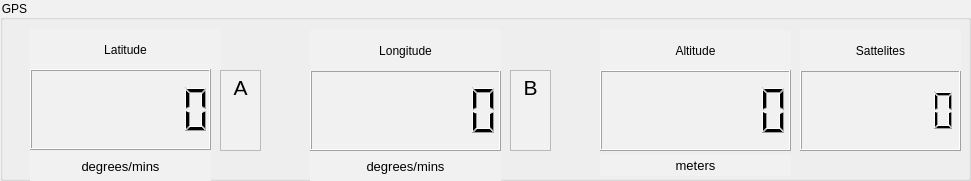
       <widget class="QGroupBox" name="groupBox_2">
        <property name="geometry">
         <rect>
          <x>550</x>
          <y>240</y>
          <width>971</width>
          <height>181</height>
         </rect>
        </property>
        <property name="styleSheet">
         <string notr="true">background-color: rgb(227, 227, 227);
background-color: rgb(241, 241, 241);
font: 87 9pt &quot;Segoe UI Black&quot;;</string>
        </property>
        <property name="title">
         <string>GPS</string>
        </property>
        <widget class="QLabel" name="label_7">
         <property name="geometry">
          <rect>
           <x>30</x>
           <y>29</y>
           <width>191</width>
           <height>41</height>
          </rect>
         </property>
         <property name="styleSheet">
          <string notr="true">font: 87 11pt &quot;Segoe UI Black&quot;;
font: 11pt &quot;MS Shell Dlg 2&quot;;</string>
         </property>
         <property name="text">
          <string>Latitude</string>
         </property>
         <property name="alignment">
          <set>Qt::AlignCenter</set>
         </property>
        </widget>
        <widget class="QLCDNumber" name="LongitudeLCD">
         <property name="geometry">
          <rect>
           <x>310</x>
           <y>70</y>
           <width>191</width>
           <height>81</height>
          </rect>
         </property>
         <property name="smallDecimalPoint">
          <bool>false</bool>
         </property>
         <property name="digitCount">
          <number>7</number>
         </property>
        </widget>
        <widget class="QLCDNumber" name="LatitudeLCD">
         <property name="geometry">
          <rect>
           <x>30</x>
           <y>69</y>
           <width>181</width>
           <height>81</height>
          </rect>
         </property>
         <property name="minimumSize">
          <size>
           <width>111</width>
           <height>31</height>
          </size>
         </property>
         <property name="autoFillBackground">
          <bool>false</bool>
         </property>
         <property name="smallDecimalPoint">
          <bool>false</bool>
         </property>
         <property name="digitCount">
          <number>7</number>
         </property>
         <property name="mode">
          <enum>QLCDNumber::Dec</enum>
         </property>
         <property name="segmentStyle">
          <enum>QLCDNumber::Filled</enum>
         </property>
        </widget>
        <widget class="QLabel" name="label_11">
         <property name="geometry">
          <rect>
           <x>310</x>
           <y>30</y>
           <width>191</width>
           <height>41</height>
          </rect>
         </property>
         <property name="styleSheet">
          <string notr="true">font: 87 11pt &quot;Segoe UI Black&quot;;
font: 11pt &quot;MS Shell Dlg 2&quot;;</string>
         </property>
         <property name="text">
          <string>Longitude</string>
         </property>
         <property name="alignment">
          <set>Qt::AlignCenter</set>
         </property>
        </widget>
        <widget class="QTextBrowser" name="LatDirectionLCD">
         <property name="geometry">
          <rect>
           <x>220</x>
           <y>70</y>
           <width>41</width>
           <height>81</height>
          </rect>
         </property>
         <property name="styleSheet">
          <string notr="true">font: 16pt &quot;MS Shell Dlg 2&quot;;</string>
         </property>
         <property name="html">
          <string>&lt;!DOCTYPE HTML PUBLIC &quot;-//W3C//DTD HTML 4.0//EN&quot; &quot;http://www.w3.org/TR/REC-html40/strict.dtd&quot;&gt;
&lt;html&gt;&lt;head&gt;&lt;meta name=&quot;qrichtext&quot; content=&quot;1&quot; /&gt;&lt;style type=&quot;text/css&quot;&gt;
p, li { white-space: pre-wrap; }
&lt;/style&gt;&lt;/head&gt;&lt;body style=&quot; font-family:'MS Shell Dlg 2'; font-size:16pt; font-weight:400; font-style:normal;&quot;&gt;
&lt;p align=&quot;center&quot; style=&quot; margin-top:0px; margin-bottom:0px; margin-left:0px; margin-right:0px; -qt-block-indent:0; text-indent:0px;&quot;&gt;A&lt;/p&gt;&lt;/body&gt;&lt;/html&gt;</string>
         </property>
        </widget>
        <widget class="QTextBrowser" name="LongDirectionLCD">
         <property name="geometry">
          <rect>
           <x>510</x>
           <y>70</y>
           <width>41</width>
           <height>81</height>
          </rect>
         </property>
         <property name="styleSheet">
          <string notr="true">font: 16pt &quot;MS Shell Dlg 2&quot;;</string>
         </property>
         <property name="html">
          <string>&lt;!DOCTYPE HTML PUBLIC &quot;-//W3C//DTD HTML 4.0//EN&quot; &quot;http://www.w3.org/TR/REC-html40/strict.dtd&quot;&gt;
&lt;html&gt;&lt;head&gt;&lt;meta name=&quot;qrichtext&quot; content=&quot;1&quot; /&gt;&lt;style type=&quot;text/css&quot;&gt;
p, li { white-space: pre-wrap; }
&lt;/style&gt;&lt;/head&gt;&lt;body style=&quot; font-family:'MS Shell Dlg 2'; font-size:16pt; font-weight:400; font-style:normal;&quot;&gt;
&lt;p align=&quot;center&quot; style=&quot; margin-top:0px; margin-bottom:0px; margin-left:0px; margin-right:0px; -qt-block-indent:0; text-indent:0px;&quot;&gt;B&lt;/p&gt;&lt;/body&gt;&lt;/html&gt;</string>
         </property>
        </widget>
        <widget class="QLabel" name="label_43">
         <property name="geometry">
          <rect>
           <x>600</x>
           <y>30</y>
           <width>191</width>
           <height>41</height>
          </rect>
         </property>
         <property name="styleSheet">
          <string notr="true">font: 87 11pt &quot;Segoe UI Black&quot;;
font: 11pt &quot;MS Shell Dlg 2&quot;;</string>
         </property>
         <property name="text">
          <string>Altitude</string>
         </property>
         <property name="alignment">
          <set>Qt::AlignCenter</set>
         </property>
        </widget>
        <widget class="QLCDNumber" name="GPSAltitudeLCD">
         <property name="geometry">
          <rect>
           <x>600</x>
           <y>70</y>
           <width>191</width>
           <height>81</height>
          </rect>
         </property>
         <property name="smallDecimalPoint">
          <bool>false</bool>
         </property>
         <property name="digitCount">
          <number>7</number>
         </property>
        </widget>
        <widget class="QLCDNumber" name="SattelitesLCD">
         <property name="geometry">
          <rect>
           <x>800</x>
           <y>70</y>
           <width>161</width>
           <height>81</height>
          </rect>
         </property>
         <property name="smallDecimalPoint">
          <bool>false</bool>
         </property>
         <property name="digitCount">
          <number>7</number>
         </property>
        </widget>
        <widget class="QLabel" name="label_6">
         <property name="geometry">
          <rect>
           <x>800</x>
           <y>30</y>
           <width>161</width>
           <height>41</height>
          </rect>
         </property>
         <property name="styleSheet">
          <string notr="true">font: 87 11pt &quot;Segoe UI Black&quot;;
font: 11pt &quot;MS Shell Dlg 2&quot;;</string>
         </property>
         <property name="text">
          <string>Sattelites</string>
         </property>
         <property name="alignment">
          <set>Qt::AlignCenter</set>
         </property>
        </widget>
        <widget class="QLabel" name="label_30">
         <property name="geometry">
          <rect>
           <x>600</x>
           <y>155</y>
           <width>191</width>
           <height>21</height>
          </rect>
         </property>
         <property name="font">
          <font>
           <family>MS UI Gothic</family>
           <pointsize>10</pointsize>
           <weight>50</weight>
           <italic>false</italic>
           <bold>false</bold>
          </font>
         </property>
         <property name="styleSheet">
          <string notr="true">font: 10pt &quot;MS UI Gothic&quot;;</string>
         </property>
         <property name="text">
          <string>meters</string>
         </property>
         <property name="alignment">
          <set>Qt::AlignCenter</set>
         </property>
        </widget>
        <widget class="QLabel" name="label_31">
         <property name="geometry">
          <rect>
           <x>30</x>
           <y>151</y>
           <width>181</width>
           <height>31</height>
          </rect>
         </property>
         <property name="font">
          <font>
           <family>MS UI Gothic</family>
           <pointsize>10</pointsize>
           <weight>50</weight>
           <italic>false</italic>
           <bold>false</bold>
          </font>
         </property>
         <property name="styleSheet">
          <string notr="true">font: 75 10pt &quot;MS Shell Dlg 2&quot;;
font: 10pt &quot;MS UI Gothic&quot;;</string>
         </property>
         <property name="text">
          <string>degrees/mins</string>
         </property>
         <property name="alignment">
          <set>Qt::AlignCenter</set>
         </property>
        </widget>
        <widget class="QLabel" name="label_67">
         <property name="geometry">
          <rect>
           <x>310</x>
           <y>151</y>
           <width>191</width>
           <height>31</height>
          </rect>
         </property>
         <property name="font">
          <font>
           <family>MS UI Gothic</family>
           <pointsize>10</pointsize>
           <weight>50</weight>
           <italic>false</italic>
           <bold>false</bold>
          </font>
         </property>
         <property name="styleSheet">
          <string notr="true">font: 10pt &quot;MS UI Gothic&quot;;</string>
         </property>
         <property name="text">
          <string>degrees/mins</string>
         </property>
         <property name="alignment">
          <set>Qt::AlignCenter</set>
         </property>
        </widget>
       </widget>
